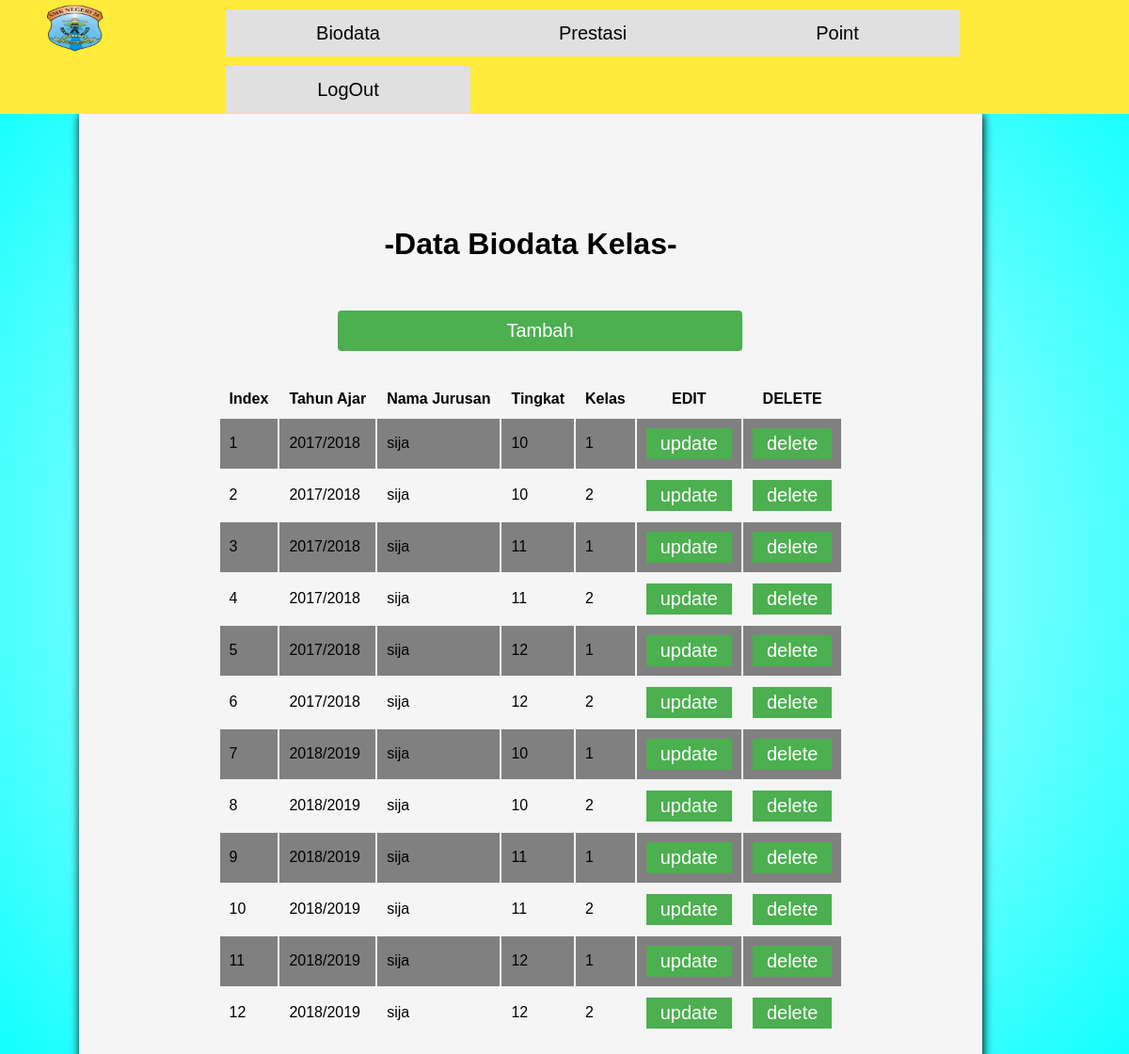
The page /BiodataKelas.php (signed in) on the database its author committed.
### tables this page shows
CREATE TABLE `prestasi_kelas` (
  `iKelasId` int(255) NOT NULL,
  `vcTahunAjar` varchar(255) NOT NULL,
  `vcNamaJurusan` varchar(255) NOT NULL,
  `vcTingkat` varchar(255) NOT NULL,
  `vcKelas` varchar(255) NOT NULL
);

### BiodataKelas.php (the view, shortened to what this page needs)
<?php
include('PHP/connection.php');
if($_SESSION['STATUS']=="siswa"){
  echo '
  <div class="NavigatorMenu">
    <div id="NavigatorKiri">
      <a href="INDEX.php"><img src="IMG&LOGO/Logo SMKN 26 Jakarta.png"></a>
    </div>
    <div id="NavigatorKanan">
      <ul>
        <li><a id="marginmenu" href="Biodata.php">Biodata</a>
        </li>
        <li><a id="marginmenu" href="RiwayatPrestasi.php">Prestasi</a>
        <ul>
                    <li id="menu21"><a href="Prestasi.php">Pengajuan Prestasi</a></li>
                </ul>
        </li>
        <li><a id="marginmenu" href="Riwayatpoint.php">Point</a>
        </li>
        </li>
        <li><a href="PHP/logout.php">LogOut</a></li>
      </ul>
    </div>
  </div>
  ';
}elseif ($_SESSION['STATUS']=="guru") {
  echo '
  <div class="NavigatorMenu">
    <div id="NavigatorKiri">
      <a href="INDEX.php"><img src="IMG&LOGO/Logo SMKN 26 Jakarta.png"></a>
    </div>
    <div id="NavigatorKanan">
      <ul>
        <li><a id="marginmenu" href="Biodata.php">Biodata</a>
          <ul>
                  <li id="menu11"><a href="datasiswa.php">Data Siswa</a></li>
                  <li id="menu12"><a href="dataguru.php">Data Guru</a></li>
                  <li id="menu13"><a href="dataadmin.php">Data Admin</a></li>
                  <li id="menu14"><a href="BiodataKelas.php">Data Kelas</a></li>
                  <li id="menu15"><a href="Biodatainstansi.php">Data Instansi</a></li>
                  <li id="menu16"><a href="DataPelanggaran.php">Data Pelanggaran</a></li>
               </ul>
        </li>
        <li><a id="marginmenu" href="RiwayatPrestasi.php">Prestasi</a>
          <ul>
                    <li id="menu21"><a href="Prestasi.php">Pengajuan Prestasi</a></li>
                </ul>
        </li>
        <li><a id="marginmenu" href="Riwayatpoint.php">Point</a>
          <ul>
                    <li id="menu31"><a href="point.php">Pengajuan point</a></li>
                </ul>
        </li>
        </li>
        <li><a href="PHP/logout.php">LogOut</a></li>
      </ul>
    </div>
  </div>
  ';
}
  ?>
<!DOCTYPE html>
<html lang="en">
<head>
  <link rel="stylesheet" href="css.css">
</head>
<body>
  <div class="Kelas">
    <div class="Container">
      <h1>-Data Biodata Kelas-</h1>
      <div class="TombolTombol">
        <center><button id="TombolTambah">Tambah</button></center>
      </div>
      <div class="DisplayData">
        <center>
          <table id="myTable">
            <tr>
              <th onclick="SortNumberData(1)">Index</th>
              <th onclick="SortStringData(2)">Tahun Ajar</th>
              <th onclick="SortStringData(3)">Nama Jurusan</th>
              <th onclick="SortNumberData(4)">Tingkat</th>
              <th onclick="SortNumberData(5)">Kelas</th>
              <th>EDIT</th>
              <th>DELETE</th>
            </tr>
            <?php
$fetchsql = "SELECT * FROM prestasi_kelas";
$fetchresault = $conn->query($fetchsql);
$no = 1;
if($fetchresault->num_rows>0){
  while($row = $fetchresault->fetch_assoc()) {
    echo "<tr>";
    echo "<td>".$no++."</td>";
    echo "<td>".$row["vcTahunAjar"]."</td>";
    echo "<td>".$row["vcNamaJurusan"]."</td>";
    echo "<td>".$row["vcTingkat"]."</td>";
    echo "<td>".$row["vcKelas"]."</td>";
    echo "<td><input type='button' name='updatee' value='update' id=".$row['iKelasId']." class='updatee_data' onclick='model1()'/></td>";
    echo "<td><input type='button' name='deletee' value='delete' id=".$row['iKelasId']." class='deletee_data' onclick='model2()'/></td>";
    echo "</tr>";
}
echo "</table>";
} else {
echo "0 results";
}
?>
        </center>
      </div>
    </div>
  </div>
</body>
</html>

### css.css (style rules this page uses)
body { margin: 0px; padding: 0; border: 0px; background-image: radial-gradient(circle, white, aqua); font-family: Arial, Helvetica, sans-serif; z-index: 0; overflow: auto; }
input:read-only { background: #E0E0E0; border: none; }
.NavigatorMenu { padding: 0px; margin: 0px; top: 0; background-color: #FFEB3B; height: 10%; width: 100%; color: white; position: fixed; z-index: 100; }
.NavigatorMenu #NavigatorKiri { float: left; display: block; height: auto; width: auto; padding: 5px; padding-left: 50px; color: white; }
.NavigatorMenu #NavigatorKanan { float: right; display: block; height: 100%; width: 80%; color: white; }
.NavigatorMenu img { height: 50px; width: 60px }
.NavigatorMenu ul { margin: 0px; padding: 0px; list-style: none; background-color: transparent; }
.NavigatorMenu ul li { float: left; width: 260px; height: auto; margin-top: 10px; text-align: center; line-height: 50px; font-size: 20px; background-color: #E0E0E0; }
.NavigatorMenu ul li a { text-decoration: none; color: #000000; display: block; }
.Container { height: auto; width: 80%; background-color: #F5F5F5; margin-left: 7%; margin-top: 10%; box-shadow: 1px 1px 10px black; padding-top: 100px; padding-left: 40px; padding-right: 40px; padding-bottom: 100px; }
.Container h1 { text-align: center; }
.Container tr th, .SemuaModal tr th { text-align: center; }
.TombolTombol { padding: 10px; margin-bottom: 10px; }
.TombolTombol #TombolTambah { height: auto; width: 50%; font-size: 20px; margin-left: 60px; margin-right: 40px; margin-top: 20px; text-align: center; background-color: #4CAF50; color: white; cursor: pointer; border: none; border-radius: 4px; padding: 10px; }
* { box-sizing: border-box; }
.DisplayData { margin-top: 20px; height: auto; width: 100%; }
.DisplayData input[type="button"], .SemuaModal input[type="button"], .DisplayData button, .SemuaModal button { background-color: #4CAF50; width: auto; height: auto; border: none; color: white; padding: 5px 15px; text-align: center; text-decoration: none; display: inline-block; font-size: 20px; cursor: pointer; text-decoration: none; }
.DisplayData th, .SemuaModal th { cursor: pointer; }
.DisplayData th, .SemuaModal th, .DisplayData td, .SemuaModal td { text-align: left; padding: 10px; font-size: 16px; }
.DisplayData tr:nth-child(even), .SemuaModal tr:nth-child(even) { background-color: grey; }

### rows shown on the page
prestasi_kelas: vcTahunAjar "2017/2018", vcNamaJurusan "sija", vcTingkat "10", vcKelas "1"
prestasi_kelas: vcTahunAjar "2017/2018", vcNamaJurusan "sija", vcTingkat "10", vcKelas "2"
prestasi_kelas: vcTahunAjar "2017/2018", vcNamaJurusan "sija", vcTingkat "11", vcKelas "1"
prestasi_kelas: vcTahunAjar "2017/2018", vcNamaJurusan "sija", vcTingkat "11", vcKelas "2"
prestasi_kelas: vcTahunAjar "2017/2018", vcNamaJurusan "sija", vcTingkat "12", vcKelas "1"
prestasi_kelas: vcTahunAjar "2017/2018", vcNamaJurusan "sija", vcTingkat "12", vcKelas "2"
prestasi_kelas: vcTahunAjar "2018/2019", vcNamaJurusan "sija", vcTingkat "10", vcKelas "1"
prestasi_kelas: vcTahunAjar "2018/2019", vcNamaJurusan "sija", vcTingkat "10", vcKelas "2"
prestasi_kelas: vcTahunAjar "2018/2019", vcNamaJurusan "sija", vcTingkat "11", vcKelas "1"
prestasi_kelas: vcTahunAjar "2018/2019", vcNamaJurusan "sija", vcTingkat "11", vcKelas "2"
prestasi_kelas: vcTahunAjar "2018/2019", vcNamaJurusan "sija", vcTingkat "12", vcKelas "1"
prestasi_kelas: vcTahunAjar "2018/2019", vcNamaJurusan "sija", vcTingkat "12", vcKelas "2"
